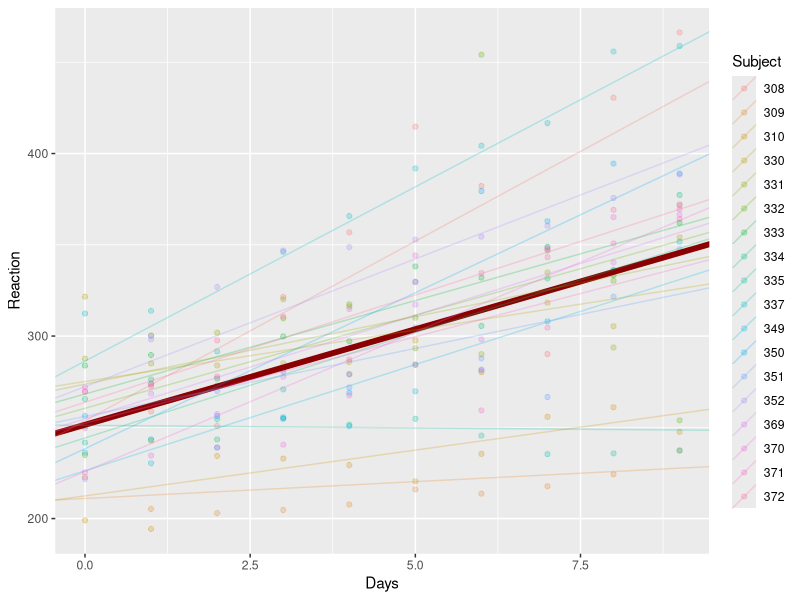

Write R code to recreate this figure.
## ---- chunk 1
knitr::opts_chunk$set(
  echo = T,
  message = F,
  warning = F,
  comment = NA,
  autodep = F,
  eval = T,
  cache.rebuild = F,
  cache = T,
  R.options = list(width = 120),
  fig.width = 8,
  fig.align = 'center',
  dev.args = list(bg = 'transparent'),
  dev = 'svglite'
)
## ---- chunk 2
library(tidyverse)
## ---- chunk 3
library(lme4)

lm_model = lm(Reaction ~ Days, data = sleepstudy)
summary(lm_model)
## ---- chunk 4
mixed_model = lmer(Reaction ~ Days + (1 + Days | Subject), data = sleepstudy)

summary(mixed_model)
## ---- chunk 5
print(VarCorr(mixed_model), comp = c('Var', 'Std'))
## ---- chunk 6
random_effects = ranef(mixed_model)$Subject
random_effects
## ---- chunk 7
random_coefficients = coef(mixed_model)$Subject
## ---- chunk 8
fixed_effects = fixef(mixed_model)
random_effects =
  random_coefficients %>%
  mutate(Subject = factor(unique(sleepstudy$Subject)))

sleepstudy %>%
  ggplot(aes(Days, Reaction)) +
  geom_point(aes(color = Subject), alpha = .25) +
  geom_abline(
    aes(
      intercept = fixed_effects['(Intercept)'],
      slope = fixed_effects['Days']
    ),
    color = 'darkred',
    size = 2
  ) +
  geom_abline(
    aes(
      intercept = `(Intercept)`,
      slope = Days,
      color = Subject
    ),
    size = .5,
    alpha = .25,
    data = random_effects
  )
## ---- chunk 9
library(gganimate)

# this may take up to a minute to produce, and will show in your viewer
sleepstudy %>%
  ggplot(aes(Days, Reaction)) +
  geom_abline(
    aes(
      intercept = fixed_effects['(Intercept)'],
      slope = fixed_effects['Days']
    ),
    color = 'darkred',
    size = 2,
    alpha = .01
  ) +
  geom_point(aes(color = Subject), alpha = 1) +
  geom_abline(
    aes(
      intercept = `(Intercept)`,
      slope = Days,
      group = Subject,
      color = Subject
    ),
    size = .5,
    alpha = .25,
    data = random_effects
  ) +
  transition_states(Subject, 1, 1) +
  theme_minimal()
